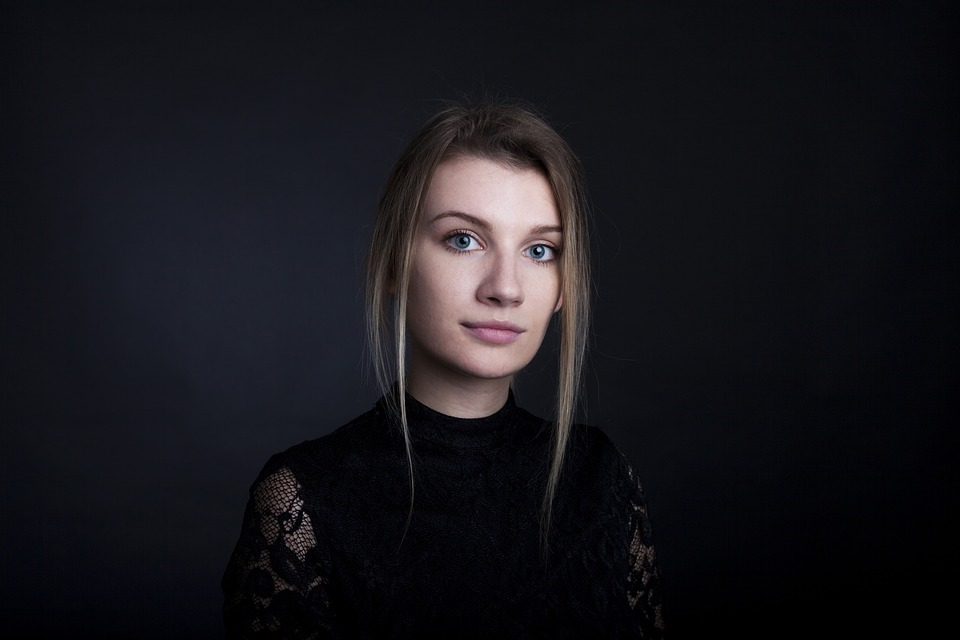
#> input picture opencv-tutorial-study-master/taskImage/canny.jpg, 960 x 640 px, found by its file name
$ python contours.py   (older library calls are emulated)
#> lines starting #> are read from the running program, lines starting #| are printed output that depends on the picture; after the words box and inside, x2 and y2 are one past the last pixel; in counts of white or black regions, pixels touching at a corner belong together
import cv2
import numpy as np
from matplotlib import pyplot as plt
import os

os.chdir('C:\\Users\\user\\Desktop\\opencv')

title = "contours"

img = cv2.imread('canny.jpg')
#> img is the input picture: shape (640, 960, 3); mean B, G, R 26.9, 22.2, 23.1

imgray = cv2.cvtColor(img ,cv2.COLOR_BGR2GRAY)
ret,thresh = cv2.threshold(imgray,127,255,0)
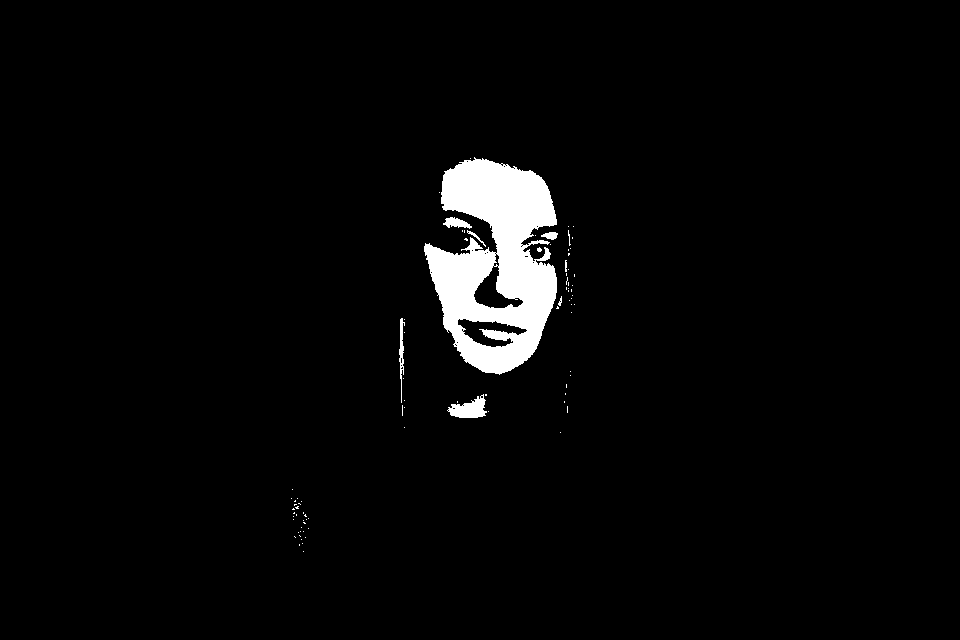
#> thresh: shape (640, 960); 3% white; 88 white regions (80 under 20 px)
image, contours, hierarchy = cv2.findContours(thresh,cv2.RETR_TREE,cv2.CHAIN_APPROX_SIMPLE)
#> contours = 119 contours, 110 with area under 20; largest, box (x1, y1, x2, y2) and area: (424, 157, 557, 375) 18672, (457, 318, 528, 348) 1001, (473, 265, 524, 309) 930, (447, 394, 487, 418) 492, (443, 217, 472, 229) 160
# cv2.CHAIN_APPROX_NONE : 외곽 점 일일이 다찍음


# draw contours
cnt = contours[4]
#> cnt = [[305, 537]]
image = cv2.drawContours(image, [cnt], 0, (0,255,0), 3)
#> image: shape (640, 960); 3% white; 87 white regions (79 under 20 px), largest, box (x1, y1, x2, y2) and area: (424, 157, 557, 375) 17323, (447, 394, 487, 418) 545, (399, 318, 405, 403) 221


# cv2.namedWindow(title, cv2.WINDOW_NORMAL)
# 크기 조절 가능
cv2.imshow(title,image)
# 이미지창 타이틀바
cv2.waitKey(0)
# 몇초뒤에 사라지는지, 단위 밀리세컨드
cv2.destroyAllWindows()
# cv2.destroyWindow() 무슨차이인지 모르겠다
